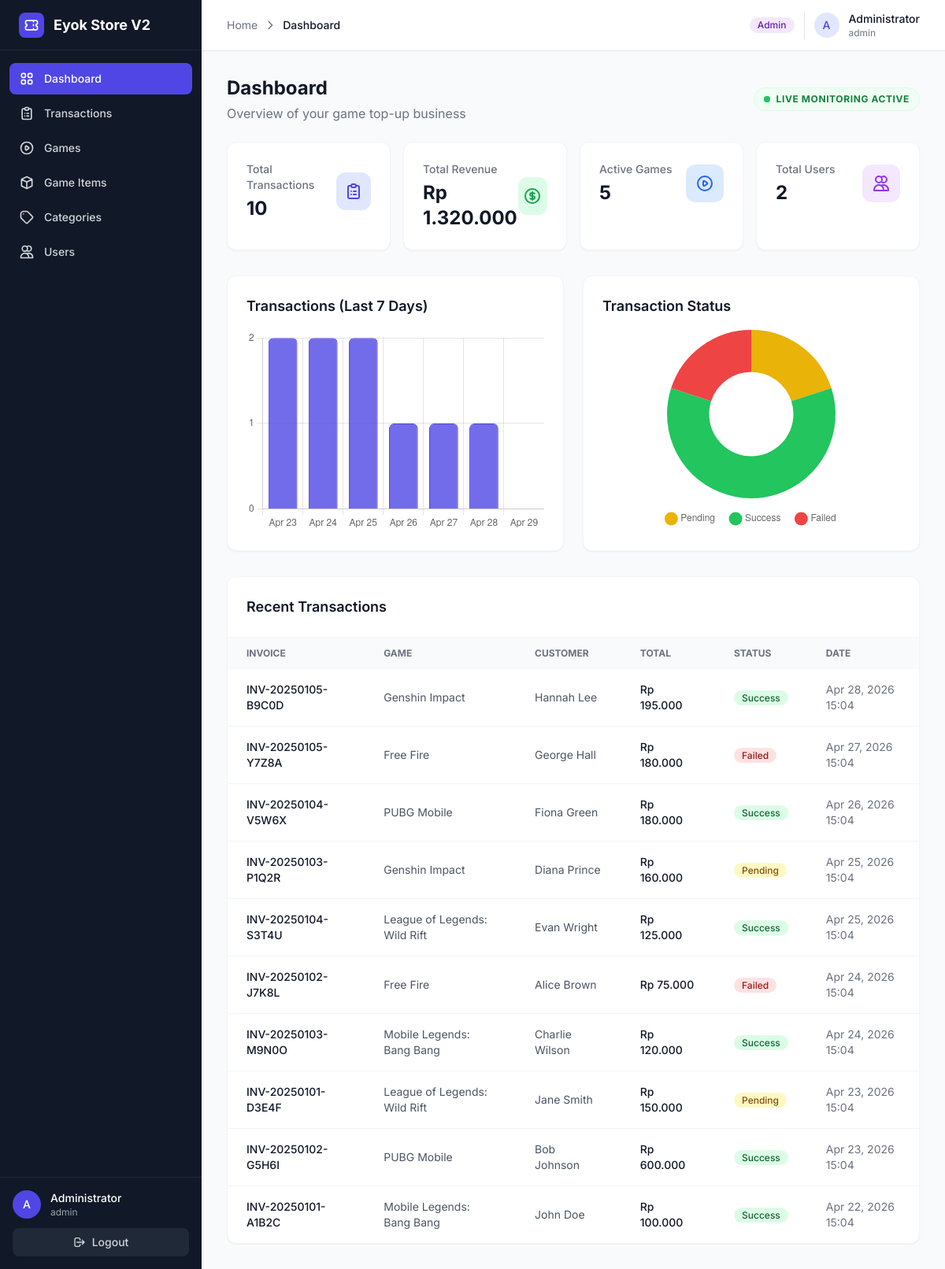
The app's page /modules/dashboard/index.php (signed in) with its own data.
### tables this page shows
CREATE TABLE `transactions` (
  `id` int(11) NOT NULL,
  `invoice_code` varchar(50) NOT NULL,
  `user_id` int(11) NOT NULL,
  `game_id` int(11) NOT NULL,
  `customer_name` varchar(100) NOT NULL,
  `game_uid` varchar(50) NOT NULL,
  `item_name` varchar(100) NOT NULL,
  `quantity` int(11) NOT NULL DEFAULT 1,
  `price` decimal(15,2) NOT NULL,
  `total` decimal(15,2) NOT NULL,
  `status` enum('pending','success','failed') DEFAULT 'pending',
  `notes` text DEFAULT NULL,
  `created_at` timestamp NOT NULL DEFAULT current_timestamp()
);

CREATE TABLE `games` (
  `id` int(11) NOT NULL,
  `category_id` int(11) NOT NULL,
  `name` varchar(100) NOT NULL,
  `thumbnail` varchar(255) DEFAULT NULL,
  `publisher` varchar(100) DEFAULT NULL,
  `status` enum('active','inactive') DEFAULT 'active',
  `created_at` timestamp NOT NULL DEFAULT current_timestamp()
);

### modules/dashboard/index.php (the view, shortened to what this page needs)
<?php
$db = getDBConnection();
$totalTransactions = $db->query("SELECT COUNT(*) FROM transactions")->fetchColumn();
$totalRevenue = $db->query("SELECT COALESCE(SUM(total), 0) FROM transactions WHERE status = 'success'")->fetchColumn();
$totalGames = $db->query("SELECT COUNT(*) FROM games WHERE status = 'active'")->fetchColumn();
$totalUsers = $db->query("SELECT COUNT(*) FROM users")->fetchColumn();
$chartData = $db->query("
    SELECT DATE(created_at) as date, COUNT(*) as count
    FROM transactions
    WHERE created_at >= DATE_SUB(CURDATE(), INTERVAL 6 DAY)
    GROUP BY DATE(created_at)
    ORDER BY date ASC
")->fetchAll(PDO::FETCH_KEY_PAIR);
$last7Days = [];
$counts = [];
for ($i = 6; $i >= 0; $i--) {
    $date = date('Y-m-d', strtotime("-$i days"));
    $last7Days[] = date('M d', strtotime($date));
    $counts[] = $chartData[$date] ?? 0;
}
$statusData = $db->query("
    SELECT status, COUNT(*) as count
    FROM transactions
    GROUP BY status
")->fetchAll(PDO::FETCH_KEY_PAIR);
$statusLabels = ['pending', 'success', 'failed'];
$statusCounts = [];
foreach ($statusLabels as $status) {
    $statusCounts[] = $statusData[$status] ?? 0;
}
$recentTransactions = $db->query("
    SELECT t.*, g.name as game_name
    FROM transactions t
    JOIN games g ON t.game_id = g.id
    ORDER BY t.created_at DESC
    LIMIT 10
")->fetchAll();
function getStatusBadge(string $status): string {
    $classes = [
        'pending' => 'bg-yellow-100 text-yellow-800',
        'success' => 'bg-green-100 text-green-800',
        'failed' => 'bg-red-100 text-red-800',
    ];
    return $classes[$status] ?? 'bg-gray-100 text-gray-800';
}
require_once '../../includes/header.php';
require_once '../../includes/sidebar.php';
?>
<main class="lg:ml-64 pt-16 min-h-screen">
    <div class="p-4 lg:p-8">
        <div class="mb-6 flex flex-col md:flex-row md:items-center justify-between gap-4"
             x-data="{
                lastId: <?php echo $recentTransactions[0]['id'] ?? 0; ?>,
                checkNew() {
                    fetch('check_new.php?last_id=' + this.lastId)
                        .then(res => res.json())
                        .then(data => {
                            if (data.new_order) {
                                // Ada pesanan baru!
                                Swal.fire({
                                    title: 'New Order!',
                                    text: 'A new top-up request has just arrived.',
                                    icon: 'info',
                                    toast: true,
                                    position: 'top-end',
                                    showConfirmButton: false,
                                    timer: 3000,
                                    timerProgressBar: true
                                });
                                // Refresh halaman setelah sedikit delay agar admin sempat lihat toast
                                setTimeout(() => window.location.reload(), 1500);
                            }
                        });
                }
             }"
             x-init="setInterval(() => checkNew(), 10000)">
            <div>
                <h1 class="text-2xl font-bold text-gray-900">Dashboard</h1>
                <p class="text-gray-500 mt-1">Overview of your game top-up business</p>
            </div>
            <div class="flex items-center gap-2 px-3 py-1.5 bg-green-50 border border-green-100 rounded-full">
                <span class="relative flex h-2 w-2">
                    <span class="relative inline-flex rounded-full h-2 w-2 bg-green-500"></span>
                </span>
                <span class="text-xs font-bold text-green-700 uppercase tracking-wider">Live Monitoring Active</span>
            </div>
        </div>
        <div class="grid grid-cols-1 sm:grid-cols-2 lg:grid-cols-4 gap-4 mb-8">
            <div class="bg-white rounded-xl shadow-sm border border-gray-100 p-6">
                <div class="flex items-center justify-between">
                    <div>
                        <p class="text-sm font-medium text-gray-500">Total Transactions</p>
                        <p class="text-2xl font-bold text-gray-900 mt-1"><?php echo number_format($totalTransactions); ?></p>
                    </div>
                    <div class="w-12 h-12 bg-indigo-100 rounded-xl flex items-center justify-center">
                    </div>
                </div>
            </div>
            <div class="bg-white rounded-xl shadow-sm border border-gray-100 p-6">
                <div class="flex items-center justify-between">
                    <div>
                        <p class="text-sm font-medium text-gray-500">Total Revenue</p>
                        <p class="text-2xl font-bold text-gray-900 mt-1">Rp <?php echo number_format($totalRevenue, 0, ',', '.'); ?></p>
                    </div>
                    <div class="w-12 h-12 bg-green-100 rounded-xl flex items-center justify-center">
                    </div>
                </div>
            </div>
            <div class="bg-white rounded-xl shadow-sm border border-gray-100 p-6">
                <div class="flex items-center justify-between">
                    <div>
                        <p class="text-sm font-medium text-gray-500">Active Games</p>
                        <p class="text-2xl font-bold text-gray-900 mt-1"><?php echo number_format($totalGames); ?></p>
                    </div>
                    <div class="w-12 h-12 bg-blue-100 rounded-xl flex items-center justify-center">
                        <svg class="w-6 h-6 text-blue-600" fill="none" stroke="currentColor" viewBox="0 0 24 24">
                            <path stroke-linecap="round" stroke-linejoin="round" stroke-width="2" d="M14.752 11.168l-3.197-2.132A1 1 0 0010 9.87v4.263a1 1 0 001.555.832l3.197-2.132a1 1 0 000-1.664z M21 12a9 9 0 11-18 0 9 9 0 0118 0z"></path>
                        </svg>
                    </div>
                </div>
            </div>
            <div class="bg-white rounded-xl shadow-sm border border-gray-100 p-6">
                <div class="flex items-center justify-between">
                    <div>
                        <p class="text-sm font-medium text-gray-500">Total Users</p>
                        <p class="text-2xl font-bold text-gray-900 mt-1"><?php echo number_format($totalUsers); ?></p>
                    </div>
                    <div class="w-12 h-12 bg-purple-100 rounded-xl flex items-center justify-center">
                        <svg class="w-6 h-6 text-purple-600" fill="none" stroke="currentColor" viewBox="0 0 24 24">
                            <path stroke-linecap="round" stroke-linejoin="round" stroke-width="2" d="M12 4.354a4 4 0 110 5.292M15 21H3v-1a6 6 0 0112 0v1zm0 0h6v-1a6 6 0 00-9-5.197M13 7a4 4 0 11-8 0 4 4 0 018 0z"></path>
                        </svg>
                    </div>
                </div>
            </div>
        </div>
        <div class="grid grid-cols-1 lg:grid-cols-2 gap-6 mb-8">
            <div class="bg-white rounded-xl shadow-sm border border-gray-100 p-6">
                <h3 class="text-lg font-semibold text-gray-900 mb-4">Transactions (Last 7 Days)</h3>
                <div class="h-64">
                    <canvas id="transactionsChart"></canvas>
                </div>
            </div>
            <div class="bg-white rounded-xl shadow-sm border border-gray-100 p-6">
                <h3 class="text-lg font-semibold text-gray-900 mb-4">Transaction Status</h3>
                <div class="h-64 flex items-center justify-center">
                    <canvas id="statusChart"></canvas>
                </div>
            </div>
        </div>
        <div class="bg-white rounded-xl shadow-sm border border-gray-100">
            <div class="p-6 border-b border-gray-100">
                <h3 class="text-lg font-semibold text-gray-900">Recent Transactions</h3>
            </div>
            <div class="overflow-x-auto">
                <table class="w-full text-sm text-left">
                    <thead class="text-xs text-gray-500 uppercase bg-gray-50">
                        <tr>
                            <th class="px-6 py-3">Invoice</th>
                            <th class="px-6 py-3">Game</th>
                            <th class="px-6 py-3">Customer</th>
                            <th class="px-6 py-3">Total</th>
                            <th class="px-6 py-3">Status</th>
                            <th class="px-6 py-3">Date</th>
                        </tr>
                    </thead>
                    <tbody class="divide-y divide-gray-100">
                        <?php foreach ($recentTransactions as $t): ?>
                        <tr class="hover:bg-gray-50">
                            <td class="px-6 py-4 font-medium text-gray-900"><?php echo htmlspecialchars($t['invoice_code']); ?></td>
                            <td class="px-6 py-4 text-gray-600"><?php echo htmlspecialchars($t['game_name']); ?></td>
                            <td class="px-6 py-4 text-gray-600"><?php echo htmlspecialchars($t['customer_name']); ?></td>
                            <td class="px-6 py-4 font-medium text-gray-900">Rp <?php echo number_format($t['total'], 0, ',', '.'); ?></td>
                            <td class="px-6 py-4">
                                <span class="px-2.5 py-0.5 rounded-full text-xs font-medium <?php echo getStatusBadge($t['status']); ?>">
                                    <?php echo ucfirst($t['status']); ?>
                                </span>
                            </td>
                            <td class="px-6 py-4 text-gray-500"><?php echo date('M d, Y H:i', strtotime($t['created_at'])); ?></td>
                        </tr>
                        <?php endforeach; ?>
                    </tbody>
                </table>
            </div>
        </div>
    </div>
</main>
<script>
    // Bar Chart
    new Chart(document.getElementById('transactionsChart'), {
        type: 'bar',
        data: {
            labels: <?php echo json_encode($last7Days); ?>,
            datasets: [{
                label: 'Transactions',
                data: <?php echo json_encode($counts); ?>,
                backgroundColor: 'rgba(79, 70, 229, 0.8)',
                borderColor: 'rgb(79, 70, 229)',
                borderWidth: 1,
                borderRadius: 6
            }]
        },
        options: {
            responsive: true,
            maintainAspectRatio: false,
            plugins: {
                legend: { display: false }
            },
            scales: {
                y: {
                    beginAtZero: true,
                    ticks: { stepSize: 1 }
                }
            }
        }
    });
    // Doughnut Chart
    new Chart(document.getElementById('statusChart'), {
        type: 'doughnut',
        data: {
            labels: ['Pending', 'Success', 'Failed'],
            datasets: [{
                data: <?php echo json_encode($statusCounts); ?>,
                backgroundColor: [
                    'rgb(234, 179, 8)',
                    'rgb(34, 197, 94)',
                    'rgb(239, 68, 68)'
                ],
                borderWidth: 0
            }]
        },
        options: {
            responsive: true,
            maintainAspectRatio: false,
            plugins: {
                legend: {
                    position: 'bottom',
                    labels: { padding: 20, usePointStyle: true }
                }
            }
        }
    });
</script>
<?php require_once '../../includes/footer.php'; ?>

### includes/header.php (style rules this page uses)
body { font-family: 'Inter', sans-serif; }

### records on screen
transactions: invoice_code "INV-20250105-B9C0D", game.name "Genshin Impact", customer_name "Hannah Lee", total "195.000", status "Success", created_at "Apr 28, 2026 15:04"
transactions: invoice_code "INV-20250105-Y7Z8A", game.name "Free Fire", customer_name "George Hall", total "180.000", status "Failed", created_at "Apr 27, 2026 15:04"
transactions: invoice_code "INV-20250104-V5W6X", game.name "PUBG Mobile", customer_name "Fiona Green", total "180.000", status "Success", created_at "Apr 26, 2026 15:04"
transactions: invoice_code "INV-20250103-P1Q2R", game.name "Genshin Impact", customer_name "Diana Prince", total "160.000", status "Pending", created_at "Apr 25, 2026 15:04"
transactions: invoice_code "INV-20250104-S3T4U", game.name "League of Legends: Wild Rift", customer_name "Evan Wright", total "125.000", status "Success", created_at "Apr 25, 2026 15:04"
transactions: invoice_code "INV-20250102-J7K8L", game.name "Free Fire", customer_name "Alice Brown", total "75.000", status "Failed", created_at "Apr 24, 2026 15:04"
transactions: invoice_code "INV-20250103-M9N0O", game.name "Mobile Legends: Bang Bang", customer_name "Charlie Wilson", total "120.000", status "Success", created_at "Apr 24, 2026 15:04"
transactions: invoice_code "INV-20250101-D3E4F", game.name "League of Legends: Wild Rift", customer_name "Jane Smith", total "150.000", status "Pending", created_at "Apr 23, 2026 15:04"
transactions: invoice_code "INV-20250102-G5H6I", game.name "PUBG Mobile", customer_name "Bob Johnson", total "600.000", status "Success", created_at "Apr 23, 2026 15:04"
transactions: invoice_code "INV-20250101-A1B2C", game.name "Mobile Legends: Bang Bang", customer_name "John Doe", total "100.000", status "Success", created_at "Apr 22, 2026 15:04"

### other values on screen
$pageTitle "Dashboard"
$_SESSION['role'] "Admin"
substr($_SESSION['full_name'] ?? 'U', 0, 1) "A"
$_SESSION['full_name'] "Administrator"
$_SESSION['username'] "admin"
$item['name'] "Dashboard"
$item['name'] "Transactions"
$item['name'] "Games"
$item['name'] "Game Items"
$item['name'] "Categories"
$item['name'] "Users"
$totalTransactions "10"
$totalRevenue "1.320.000"
$totalGames "5"
$totalUsers "2"
